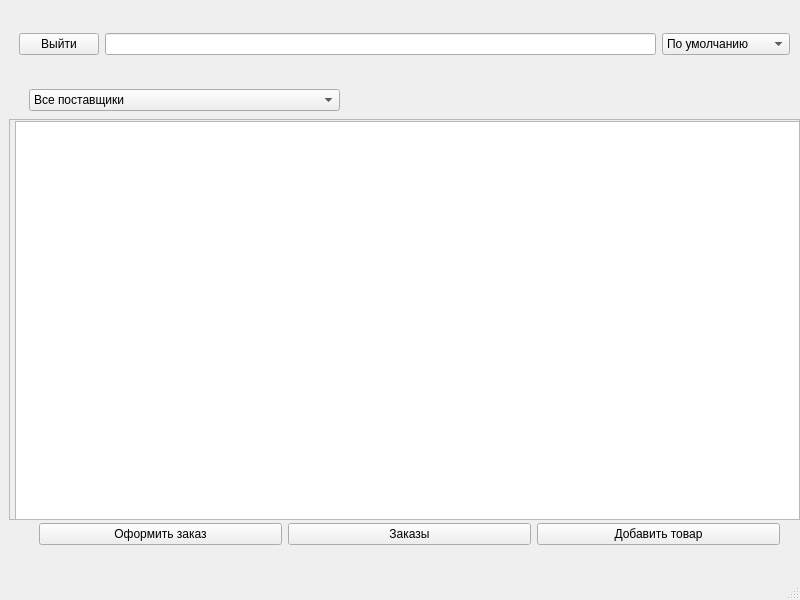
<?xml version="1.0" encoding="UTF-8"?>
<ui version="4.0">
 <class>MainWindow</class>
 <widget class="QMainWindow" name="MainWindow">
  <property name="geometry">
   <rect>
    <x>0</x>
    <y>0</y>
    <width>800</width>
    <height>600</height>
   </rect>
  </property>
  <property name="windowTitle">
   <string>MainWindow</string>
  </property>
  <widget class="QWidget" name="centralwidget">
   <widget class="QStackedWidget" name="stack">
    <property name="geometry">
     <rect>
      <x>9</x>
      <y>19</y>
      <width>791</width>
      <height>541</height>
     </rect>
    </property>
    <property name="currentIndex">
     <number>2</number>
    </property>
    <widget class="QWidget" name="page">
     <widget class="QWidget" name="layoutWidget">
      <property name="geometry">
       <rect>
        <x>110</x>
        <y>13</y>
        <width>581</width>
        <height>521</height>
       </rect>
      </property>
      <layout class="QVBoxLayout" name="verticalLayout">
       <item>
        <widget class="QLineEdit" name="l_log"/>
       </item>
       <item>
        <widget class="QLineEdit" name="l_pass"/>
       </item>
       <item>
        <widget class="QPushButton" name="btn_log">
         <property name="font">
          <font>
           <pointsize>12</pointsize>
          </font>
         </property>
         <property name="text">
          <string>Войти</string>
         </property>
        </widget>
       </item>
       <item>
        <widget class="QPushButton" name="btn_go_reg">
         <property name="font">
          <font>
           <pointsize>12</pointsize>
          </font>
         </property>
         <property name="text">
          <string>Зарегистрироваться</string>
         </property>
        </widget>
       </item>
       <item>
        <widget class="QPushButton" name="btnguest">
         <property name="font">
          <font>
           <pointsize>12</pointsize>
          </font>
         </property>
         <property name="text">
          <string>Я гость</string>
         </property>
        </widget>
       </item>
      </layout>
     </widget>
    </widget>
    <widget class="QWidget" name="page_2">
     <widget class="QWidget" name="layoutWidget_2">
      <property name="geometry">
       <rect>
        <x>110</x>
        <y>20</y>
        <width>581</width>
        <height>521</height>
       </rect>
      </property>
      <layout class="QVBoxLayout" name="verticalLayout_2">
       <item>
        <widget class="QLineEdit" name="l_log_2"/>
       </item>
       <item>
        <widget class="QLineEdit" name="l_pass_2"/>
       </item>
       <item>
        <widget class="QPushButton" name="btn_reg">
         <property name="font">
          <font>
           <pointsize>12</pointsize>
          </font>
         </property>
         <property name="text">
          <string>Зарегистрироваться</string>
         </property>
        </widget>
       </item>
       <item>
        <widget class="QPushButton" name="btn_back">
         <property name="font">
          <font>
           <pointsize>12</pointsize>
          </font>
         </property>
         <property name="text">
          <string>Назад</string>
         </property>
        </widget>
       </item>
      </layout>
     </widget>
    </widget>
    <widget class="QWidget" name="page_3">
     <widget class="QScrollArea" name="scroll">
      <property name="geometry">
       <rect>
        <x>0</x>
        <y>100</y>
        <width>791</width>
        <height>401</height>
       </rect>
      </property>
      <property name="widgetResizable">
       <bool>true</bool>
      </property>
      <widget class="QWidget" name="cont">
       <property name="geometry">
        <rect>
         <x>0</x>
         <y>0</y>
         <width>789</width>
         <height>399</height>
        </rect>
       </property>
       <widget class="QListView" name="list">
        <property name="geometry">
         <rect>
          <x>5</x>
          <y>1</y>
          <width>791</width>
          <height>401</height>
         </rect>
        </property>
       </widget>
      </widget>
     </widget>
     <widget class="QWidget" name="">
      <property name="geometry">
       <rect>
        <x>10</x>
        <y>-10</y>
        <width>771</width>
        <height>71</height>
       </rect>
      </property>
      <layout class="QHBoxLayout" name="horizontalLayout_2">
       <item>
        <widget class="QPushButton" name="btn_out">
         <property name="text">
          <string>Выйти</string>
         </property>
        </widget>
       </item>
       <item>
        <widget class="QLineEdit" name="search_2"/>
       </item>
       <item>
        <widget class="QComboBox" name="sort">
         <item>
          <property name="text">
           <string>По умолчанию</string>
          </property>
         </item>
         <item>
          <property name="text">
           <string>Цена падает</string>
          </property>
         </item>
         <item>
          <property name="text">
           <string>Цена возрастает</string>
          </property>
         </item>
        </widget>
       </item>
      </layout>
     </widget>
     <widget class="QWidget" name="">
      <property name="geometry">
       <rect>
        <x>20</x>
        <y>66</y>
        <width>311</width>
        <height>31</height>
       </rect>
      </property>
      <layout class="QHBoxLayout" name="horizontalLayout_3">
       <item>
        <widget class="QComboBox" name="filter">
         <item>
          <property name="text">
           <string>Все поставщики</string>
          </property>
         </item>
        </widget>
       </item>
      </layout>
     </widget>
     <widget class="QWidget" name="">
      <property name="geometry">
       <rect>
        <x>30</x>
        <y>500</y>
        <width>741</width>
        <height>31</height>
       </rect>
      </property>
      <layout class="QHBoxLayout" name="horizontalLayout_4">
       <item>
        <widget class="QPushButton" name="btn_cart">
         <property name="text">
          <string>Оформить заказ</string>
         </property>
        </widget>
       </item>
       <item>
        <widget class="QPushButton" name="btn_orders">
         <property name="text">
          <string>Заказы</string>
         </property>
        </widget>
       </item>
       <item>
        <widget class="QPushButton" name="btn_add_prod">
         <property name="text">
          <string>Добавить товар</string>
         </property>
        </widget>
       </item>
      </layout>
     </widget>
    </widget>
   </widget>
  </widget>
  <widget class="QMenuBar" name="menubar">
   <property name="geometry">
    <rect>
     <x>0</x>
     <y>0</y>
     <width>800</width>
     <height>18</height>
    </rect>
   </property>
  </widget>
  <widget class="QStatusBar" name="statusbar"/>
 </widget>
 <resources/>
 <connections/>
</ui>
